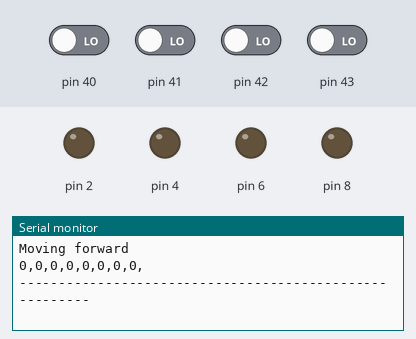
A sketch run on a simulated Arduino Mega 2560, built with avr-gcc and run on an emulated ATmega2560. Shown: output pins drawn as LEDs (lit = HIGH), the last lines printed to the serial monitor. Inputs (shaded band) come from the test bench; at power-on: pin 40–43 LOW.

Above: at 1.2 s.
1.3 s: pin 40 driven HIGH
At 1.42 s:
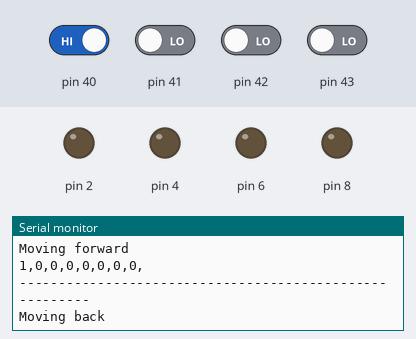
2.9 s: pin 42 driven HIGH
At 3.06 s:
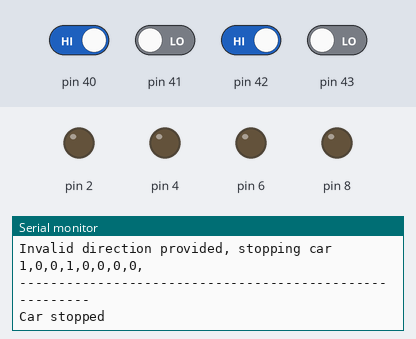
4.6 s: pin 40 driven LOW
7.6 s: pin 41 driven HIGH
At 7.73 s:
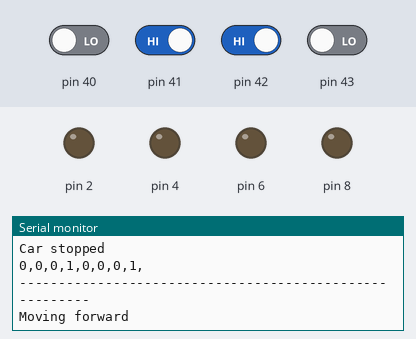

Measured:
- after the input at 1.3 s, the serial monitor: prints a new line at once (image 1)
- after the input at 2.9 s, the serial monitor: prints a new line after 0.07 s (image 2)
- after the input at 7.6 s, the serial monitor: prints a new line at once (image 3)

The sketch:

self_driving_car.ino
```cpp
#include "Sensor.hpp"
#include "Debug.hpp"
#define IN1 50
#define IN2 51
#define IN3 52
#define IN4 53
#define ARRAYLEN(arr) *(&arr + 1) - arr

#define SIZE 4

UltrasonicSensor UltrasonicSensors[SIZE] = {{2,3,FRONT_LEFT},{4,5,FRONT_RIGHT},{6,7,BACK_RIGHT},{8,9,BACK_LEFT}}; //{trig,echo,loc}
IRSensor IrSensors[SIZE] = {{40,FRONT},{41,RIGHT},{42, BACK},{43,LEFT}};


CarMovement RecommendedCarMovement{};

void setup()
{
	setDebugMode(true);
	Serial.begin(9600);

	for (int i = 0; i < ARRAYLEN(UltrasonicSensors); i++)
	{
		uint8_t trig = UltrasonicSensors[i].trigger_pin;
		uint8_t echo = UltrasonicSensors[i].echo_pin;

		pinMode(trig, OUTPUT);
		pinMode(echo, INPUT);
		digitalWrite(echo,LOW);
		digitalWrite(trig,LOW);
	}
	for (int i = 0; i < ARRAYLEN(IrSensors); i++)
	{
		uint8_t out = IrSensors[i].pin;

		pinMode(out, INPUT);
		digitalWrite(out,LOW);
	}
}

void motorControlLeftSide(short spinDir)
{
	switch (spinDir)
	{
	case MOVE_FORWARD:
		digitalWrite(IN1, HIGH);
		digitalWrite(IN2, LOW);
		break;
	case MOVE_BACKWARD:
		digitalWrite(IN1, LOW);
		digitalWrite(IN2, HIGH);
		break;
	default:
		digitalWrite(IN1, LOW);
		digitalWrite(IN2, LOW);
		break;
	}
}
void motorControlRightSide(short spinDir)
{
	switch (spinDir)
	{
	case MOVE_FORWARD:
		digitalWrite(IN3, HIGH);
		digitalWrite(IN4, LOW);
		break;
	case MOVE_BACKWARD:
		digitalWrite(IN3, LOW);
		digitalWrite(IN4, HIGH);
		break;
	default:
		digitalWrite(IN3, LOW);
		digitalWrite(IN4, LOW);
		break;
	}
}
void moveCar()
{
	short spinDir = RecommendedCarMovement.axial;
	log(spinDir > 0 ? "Moving forward" : spinDir < 0 ? "Moving back" : "Car stopped" );

	switch (RecommendedCarMovement.transverse)
	{
	case NO_MOVE:
		motorControlLeftSide(spinDir);
		motorControlRightSide(spinDir);
		break;
	case MOVE_LEFT:
		log("Turning left");
		motorControlLeftSide(spinDir);
		motorControlRightSide(0);
		break;
	case MOVE_RIGHT:
		log("Turning right");
		motorControlLeftSide(0);
		motorControlRightSide(spinDir);
		break;
	default:
		log("Invalid direction provided, stopping car");
		motorControlLeftSide(0);
		motorControlRightSide(0);
		break;
	};
}


void loop()
{
	recommendCarMove(IrSensors, SIZE, UltrasonicSensors, SIZE, &RecommendedCarMovement, true);
	moveCar();
	delay(50);
	// uint8_t trig_pin = 10;
    // uint8_t echo_pin = 11;
	// digitalWrite(trig_pin,HIGH);
    // delayMicroseconds(10);
    // digitalWrite(trig_pin, LOW);

    // // unsigned int t1 = micros();
    // unsigned long duration_micros = pulseIn(echo_pin, HIGH);
    // // unsigned int t2 = micros();
	// if (duration_micros / 1000 <  38){
	// 	log("Timeout");
	// }
    // unsigned long distance_cm = duration_micros /58;// division by two because it is a round trip
	// log("Triggering pin:" + String(trig_pin) + ", " + String(echo_pin) + "|| Duration (micros)" + String(duration_micros) + "|| DISTANCE: " + String(distance_cm) + "cm");
	// delay(100);
}
```

CarSensing.cpp
```cpp
#include "Sensor.hpp"
#include "Debug.hpp"
#define ARRAYLEN(arr) sizeof(&arr + 1) - arr
#define SOUND_SPEED_CM_PER_MICROS 0.034
#define MIN_DISTANCE_CM 10
// multiply by 2 because it is a round trip
#define MAX_DURATION MIN_DISTANCE_CM / SOUND_SPEED_CM_PER_MICROS * 2

bool obstacles_detected_arr[NUM_LOCATIONS] = {};
bool cantGoForward = false;
void resetObstaclesDetectedArray()
{
    for (int i = 0; i < NUM_LOCATIONS; i++)
    {
        obstacles_detected_arr[i] = false;
    }
}
void printSensorData(String sensor_type, LocationInfo location, SensorData *sensor_data)
{
    if (sensor_data->obstacle_status == NO_OBSTACLE)
    {
        return;
    }
    log("-----------------------------------------------------------");

    sensor_type.toUpperCase();
    log("SENSOR INFO " + sensor_type);
    log("\tLocation: " + getLocationName((location)));
    log("\tObstacle Status: " + String(sensor_data->obstacle_status == OBSTACLE_DETECTED ? "Obstacle detected" : "No obstacle"));

    if (sensor_data->obstacle_status == OBSTACLE_DETECTED)
    {
        Serial.println("\tDistance of obstacle (cm): " + String(sensor_data->obstacle_distance));
    }
    log("-----------------------------------------------------------");
}
void readSensor(UltrasonicSensor &ultrasonic_sensor, SensorData &sensor_data)
{
    uint8_t trig_pin = ultrasonic_sensor.trigger_pin;
    uint8_t echo_pin = ultrasonic_sensor.echo_pin;
    digitalWrite(trig_pin, LOW);

    delayMicroseconds(2);
    digitalWrite(trig_pin, HIGH);
    delayMicroseconds(10);
    digitalWrite(trig_pin, LOW);
    unsigned long duration_micros = pulseIn(echo_pin, HIGH);

    unsigned long distance_cm = duration_micros * SOUND_SPEED_CM_PER_MICROS / 2; // division by two because it is a round trip
    log("pin:(" + String(trig_pin) + ", " + echo_pin + ") || Duration: " + duration_micros + " us|| Distance: " + distance_cm + "cm");
    if (duration_micros >= 36000) // echo pin resets after 36 millis, it means no object was found
    {
        // Handle timeout or abnormal readings
        sensor_data.obstacle_status = NO_OBSTACLE;
        sensor_data.obstacle_distance = 0uL;
    }
    else
    {
        sensor_data.obstacle_distance = distance_cm;
        sensor_data.obstacle_status = OBSTACLE_DETECTED;
    }

    obstacles_detected_arr[ultrasonic_sensor.location] = sensor_data.obstacle_status == OBSTACLE_DETECTED;
}
void readSensor(IRSensor *ir_sensor, SensorData *sensor_data)
{
    int sensor_state = digitalRead(ir_sensor->pin);
    if (sensor_state == HIGH)
    {
        sensor_data->obstacle_status = OBSTACLE_DETECTED;
    }
    else
    {
        sensor_data->obstacle_status = NO_OBSTACLE;
    }
    sensor_data->obstacle_distance = 0;
    obstacles_detected_arr[ir_sensor->location] = sensor_data->obstacle_status == OBSTACLE_DETECTED;
}
void readUltrasonicSensors(UltrasonicSensor *sensors, size_t num_sensors)
{
    for (size_t i = 0; i < num_sensors; ++i)
    {
        // log(String(sensors[i].echo_pin));
        readSensor(sensors[i], sensors[i].data);
        // printSensorData("ULTRASONIC", sensors[i].location, &sensors[i].data);
    }
}

void readIRSensors(IRSensor *sensors, size_t num_sensors)
{
    // log("Num of irs: " + String(num_sensors));
    for (size_t i = 0; i < num_sensors; ++i)
    {
        // log(String(sensors[i].pin) + "|" + String(sensors[i].location));
        readSensor(&sensors[i], &sensors[i].data);
        // printSensorData("IR", sensors[i].location, &sensors[i].data);
    }
}
void resetIRSensors(IRSensor *IrSensors, size_t count)
{
    for (size_t i = 0; i < count; i++)
    {
        IrSensors->data.obstacle_distance = 0;
        IrSensors->data.obstacle_status = NO_OBSTACLE;
    }
}

void resetUltrasonicSensors(UltrasonicSensor *ultrasonic_sensors, size_t count)
{
    for (size_t i = 0; i < count; i++)
    {
        ultrasonic_sensors->data.obstacle_distance = 0;
        ultrasonic_sensors->data.obstacle_status = NO_OBSTACLE;
    }
}
bool canCarMove()
{
    return obstacles_detected_arr[LEFT] || obstacles_detected_arr[RIGHT] || obstacles_detected_arr[FRONT] || obstacles_detected_arr[BACK] != true;
}
void recommendCarMove(IRSensor ir_sensors[], size_t count_ir_sensors, UltrasonicSensor ultrasonic_sensors[], size_t count_ultrasonic_sensors, CarMovement *car_move, bool useIrOnly)
{
    if (count_ir_sensors == 0)
    {
        log("ZERO IR SENSORS FOUND!");
        return;
    }

    readIRSensors(ir_sensors, count_ir_sensors);
    // First read ir sensors. If the car can move then we will move on to ultrasonic sensors
    car_move->axial = 0;
    car_move->transverse = 0;
    if (canCarMove())
    {
        if (useIrOnly || count_ultrasonic_sensors == 0)
        {
            for (size_t i = 0; i < NUM_LOCATIONS; i++)
            {
                Serial.print(String(obstacles_detected_arr[i]) + ",");
            }
            Serial.println();
            log("--------------------------------------------------------");
            if (!obstacles_detected_arr[FRONT] && !cantGoForward)
            { // No obstacle in front
                car_move->axial = MOVE_FORWARD;
                if (!obstacles_detected_arr[RIGHT] && !obstacles_detected_arr[LEFT]) // No obstacle in left or right
                    car_move->transverse = NO_MOVE;
                else if (!obstacles_detected_arr[RIGHT]) // No obstacle in right
                    car_move->transverse = MOVE_RIGHT;
                else if (!obstacles_detected_arr[LEFT]) // No obstacle in left
                    car_move->transverse = MOVE_LEFT;
            }
            else
            {
                cantGoForward = true;
                // If obstacle in front then move back
                car_move->axial = MOVE_BACKWARD;
                if (!obstacles_detected_arr[LEFT]){ // If no obstacle in left, turn left
                    car_move->transverse = LEFT;
                    cantGoForward = false;
                }
                else if (!obstacles_detected_arr[RIGHT]){ // if No obstacle in right, turn right
                    car_move->transverse = RIGHT;
                    cantGoForward = false;

                }
                else //May break
                {
                    car_move->axial = NO_MOVE;
                    car_move->transverse = NO_MOVE;
                }
            }
            if (obstacles_detected_arr[FRONT] && obstacles_detected_arr[BACK])
                car_move->axial = NO_MOVE;
        }


        else
        { // Use IR + Ultrasound
            readUltrasonicSensors(ultrasonic_sensors, count_ultrasonic_sensors);
            // decide move based on data from ultrasound sensors and left right ir sensors
            // check fronts
            if (!(obstacles_detected_arr[FRONT_LEFT] && obstacles_detected_arr[FRONT_RIGHT]))
            {
                // if whole forward area is empty
                car_move->axial = MOVE_FORWARD;
                car_move->transverse = NO_MOVE;
            }
            else if (!(obstacles_detected_arr[FRONT_RIGHT] || obstacles_detected_arr[RIGHT]))
            {
                // if right area is empty
                car_move->axial = MOVE_FORWARD;
                car_move->transverse = MOVE_RIGHT;
            }

            else if (!(obstacles_detected_arr[FRONT_LEFT] || obstacles_detected_arr[LEFT]))
            {
                // if left area is empty
                car_move->axial = MOVE_FORWARD;
                car_move->transverse = MOVE_LEFT;
            }
            // check back
            else if (!(obstacles_detected_arr[BACK_LEFT] && obstacles_detected_arr[BACK_RIGHT]))
            {
                // if whole back area is empty
                car_move->axial = MOVE_BACKWARD;
                car_move->transverse = NO_MOVE;
            }
            else if (!(obstacles_detected_arr[BACK_RIGHT] || obstacles_detected_arr[RIGHT]))
            {
                // if back right area is empty
                car_move->axial = MOVE_BACKWARD;
                car_move->transverse = MOVE_RIGHT;
            }
            else if (!(obstacles_detected_arr[FRONT_LEFT] || obstacles_detected_arr[LEFT]))
            {
                // if whole back left area is empty
                car_move->axial = MOVE_BACKWARD;
                car_move->transverse = MOVE_LEFT;
            }
        }
    }

    resetIRSensors(ir_sensors, count_ir_sensors);
    resetUltrasonicSensors(ultrasonic_sensors, count_ultrasonic_sensors);
}
String getLocationName(LocationInfo location)
{
    switch (location)
    {
    case 0:
        return "FRONT";
    case 1:
        return "FRONT RIGHT";
    case 2:
        return "FRONT LEFT";
    case 3:
        return "BACK";
    case 4:
        return "BACK RIGHT";
    case 5:
        return "BACK LEFT";
    case 6:
        return "LEFT";

    case 7:
        return "RIGHT";
    default:
        return "UNKNOWN";
    }
}
```

Debug.cpp
```cpp
#include "Debug.hpp"
bool debugAllowed = false;
void setDebugMode(bool allowDebugging){
    debugAllowed= allowDebugging;
}
void log(StringSumHelper sum){
    if (debugAllowed){
        Serial.println(sum);
    }
}
```

Debug.hpp
```cpp
#pragma once
#include <Arduino.h>

void setDebugMode(bool allowDebugging);
void log(StringSumHelper sum);
```

Sensor.hpp
```cpp
#pragma once
#include<inttypes.h>
#include<Arduino.h>
#define NUM_LOCATIONS 8 //Total possible locations of sensors
#define MOVE_RIGHT 1
#define MOVE_LEFT -1
#define MOVE_FORWARD 1
#define MOVE_BACKWARD -1
#define NO_MOVE 0
enum LocationInfo{
    FRONT = 0,
    FRONT_RIGHT = 1,
    FRONT_LEFT=2,
    BACK=3,
    BACK_RIGHT=4,
    BACK_LEFT=5,
    LEFT=6,
    RIGHT=7
};
struct CarMovement{
    short axial = 0;
    short transverse = 0;
};
enum SensorType{
    ULTRASONIC,
    IR
};
enum ObstacleStatus{
    OBSTACLE_DETECTED,
    NO_OBSTACLE
};
struct SensorData{
    SensorType sensor_type;
    unsigned long obstacle_distance;
    ObstacleStatus obstacle_status;
};

struct UltrasonicSensor{
    uint8_t trigger_pin;
    uint8_t echo_pin;
    LocationInfo location;
    SensorData data;

    UltrasonicSensor(uint8_t trig, uint8_t echo, LocationInfo sensor_location){
        trigger_pin = trig;
        echo_pin = echo;
        location = sensor_location;
        data = {ULTRASONIC,0,NO_OBSTACLE};
    }
};
struct IRSensor{
    uint8_t pin;
    LocationInfo location;
    SensorData data;
    IRSensor(uint16_t out, LocationInfo sensor_location){
        pin = out;
        location = sensor_location;
        data = {IR,0,NO_OBSTACLE};
    }
};

void recommendCarMove( IRSensor ir_sensors[], size_t count_ir_sensors, UltrasonicSensor ultrasonic_sensors[], size_t count_ultrasonic_sensors,  CarMovement *car_move, bool useIrOnly);

String getLocationName(LocationInfo location);
```
